Frame 1 (no input): blank canvas, image omitted
Frame 60 (the mouse pressed at the canvas centre just before this capture): blank canvas, image omitted
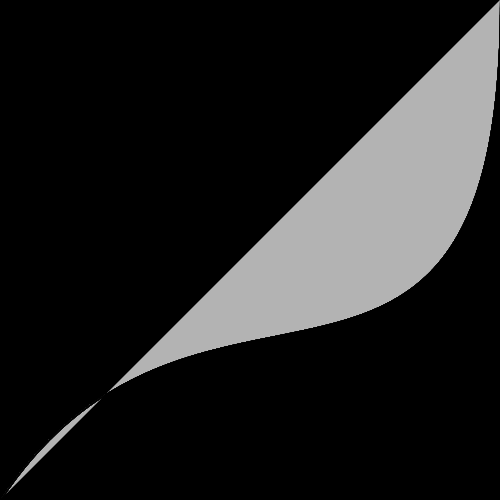
Frame 120 (the mouse held since frame 60 and released just before this capture)

The Processing sketch whose frames 1 and 60 were blank and that drew this single picture after the mouse press (run headless with seeded random() and noise(); from frame 60 on, the mouse is pressed at the canvas centre):

// Processing sketch: processing_508
// ── processing_508.pde

//by Michal Piasecki
//press mouse to change the direction of bezier curves

int a = 0;
int b = 0;
boolean whichside = true;

void setup() {
  size(500, 500);
  background(0);
}

void draw() {
  a = mouseX;
  b = mouseY;
  if (whichside == true) {
    bezierc1(a,b);
  } else {
    bezierc2(a,b);
  }
}

void bezierc1(int x, int y){
  stroke(0,200);
  fill(255,5);
  bezier(0,0,x*2,y*2,x+50,y+50,500,500);
}

void bezierc2(int x, int y){
  stroke(0,200);
  fill(255,5);
  bezier(500,0,x*2,y*2,x-50,y-50,0,500);
}

void mousePressed() {
  whichside = !whichside;
}
